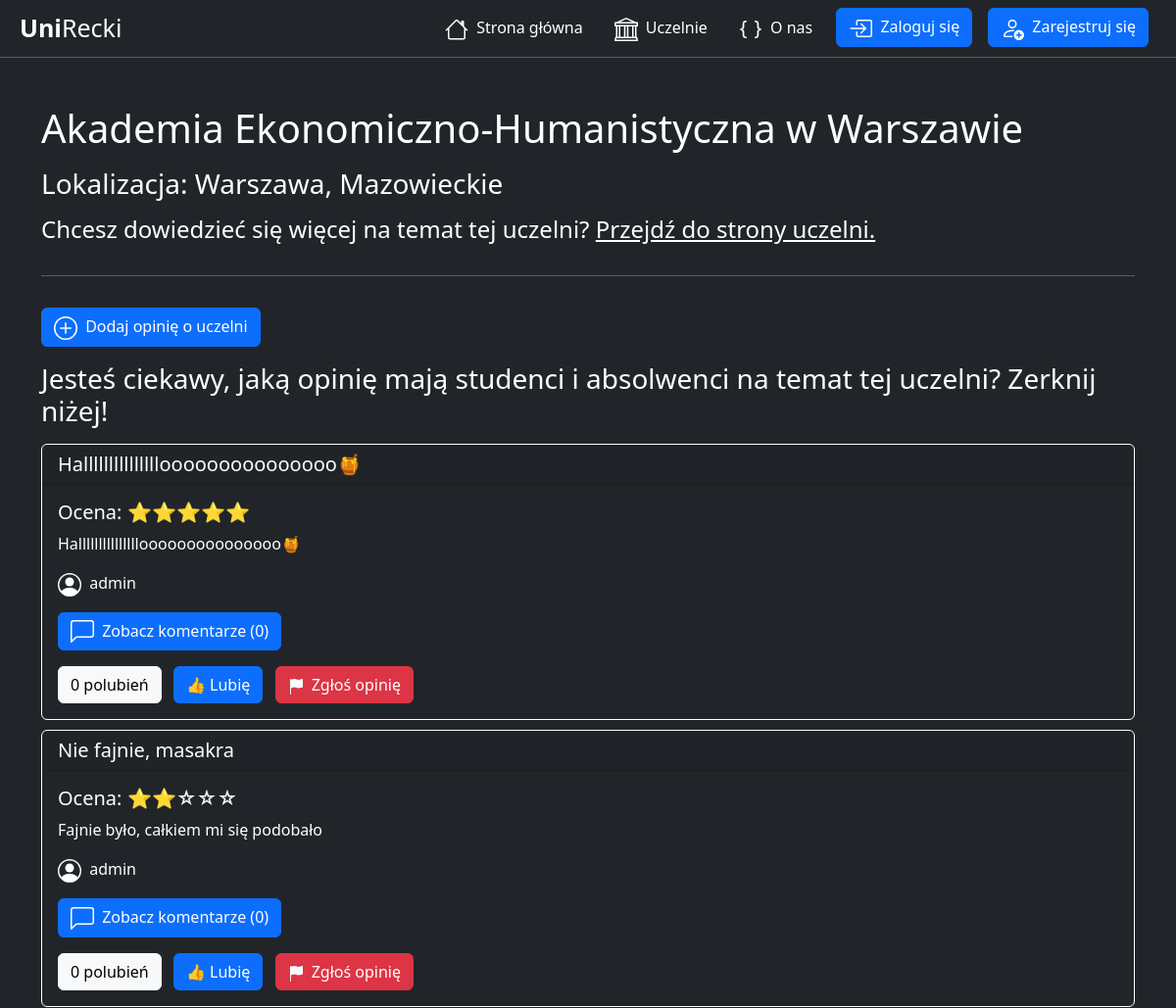
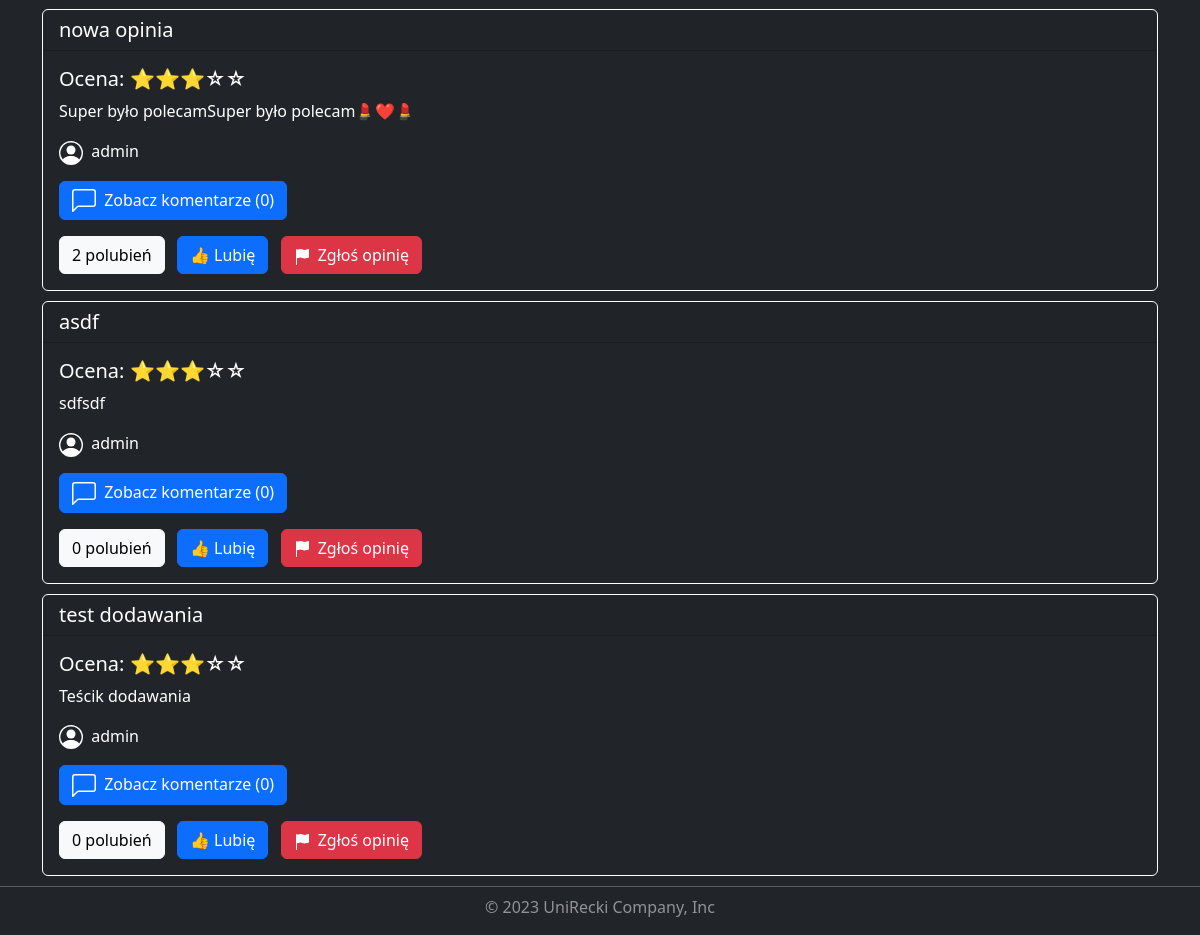
Page /university/2/ on the committed database (2 pictures, top to bottom).
### universities/models.py (models this page shows, shortened)
class University(models.Model):
    name = models.CharField(max_length=150)
    voivodeship = models.CharField(max_length=150)
    city = models.CharField(max_length=150)
    link = models.CharField(max_length=150)
    class Meta:
        verbose_name = 'University'
        verbose_name_plural = 'Universities'

class Review(models.Model):
    title = models.CharField( max_length=150)
    description = models.CharField( max_length=3000)
    rating = models.IntegerField(validators=[
            MaxValueValidator(5),
            MinValueValidator(1)
        ])
    add_date = models.DateTimeField(default=timezone.now, blank=True)
    university = models.ForeignKey(University, on_delete=models.CASCADE)
    user = models.ForeignKey(User, on_delete=models.CASCADE)
    users_like = models.ManyToManyField(User, related_name='images_liked', blank=True)
    class Meta:
        verbose_name = 'Review'
        verbose_name_plural = 'Reviews'

### universities/views.py (the view)
# urls.py: path('<int:pk>/', views.UniversityDetailView.as_view(), name='university_detail'),
class UniversityDetailView(DetailView):
    model = University
    template_name = 'universities/university_detail.html'
    context_object_name = 'university'
    def get_context_data(self, **kwargs):
        context = super().get_context_data(**kwargs)
        university = self.get_object()
        reviews = university.review_set.all().order_by('-add_date')
        context['reviews'] = reviews
        return context

### universities/templates/universities/university_detail.html (shortened to what this page needs)
{% extends "base.html" %}
{% load static %}
{% block css %}
    <link rel="stylesheet" href="{% static "universities/university_detail.css" %}">
{% endblock css %}
{% block content %}
    <div class="container mt-5">
        <div class="row">
            <h1 class="mb-3">{{ university.name }}</h1>
            <h3 class="mb-3">Lokalizacja: {{ university.city }}, {{ university.voivodeship | capfirst }}</h3>
        </div>
        <div class="row">
            <h4 class="mb-3">
                Chcesz dowiedzieć się więcej na temat tej uczelni? <a href="{{ university.link }}">Przejdź do strony uczelni.</a>
            </h4>
        </div>
        <hr class="mt-3">
        <a href="{% url 'review_create' university.pk %}"
           class="btn btn-primary my-3">
        Dodaj opinię o uczelni</a>
        <h3 class="mb-3">Jesteś ciekawy, jaką opinię mają studenci i absolwenci na temat tej uczelni? Zerknij niżej!</h3>
        {% for review in reviews %}
            <div class="card bg-dark">
                <h5 class="card-header ">{{ review.title }}</h5>
                <div class="card-body">
                    <h5 class="card-title">
                        Ocena:
                        {% if review.rating == 5 %}
                            ⭐⭐⭐⭐⭐
                        {% elif review.rating == 4 %}
                            ⭐⭐⭐⭐☆
                        {% elif review.rating == 3 %}
                            ⭐⭐⭐☆☆
                        {% elif review.rating == 2 %}
                            ⭐⭐☆☆☆
                        {% elif review.rating == 1 %}
                            ⭐☆☆☆☆
                        {% endif %}
                    </h5>
                    <p class="card-text">{{ review.description }}</p>
                    <p class="card-text">
                        {{ review.user.username }}
                    </p>
                    <p class="card-text">
                        <a href="{% url 'review_detail' review.pk %}" class="btn btn-primary">
                        Zobacz komentarze ({{ review.comment_set.count }})</a>
                    </p>
                    {% with total_likes=review.users_like.count %}
                        <span class="count-{{ review.id }} btn btn-light me-2">
                            <span class="total">{{ total_likes }}</span>
                            polubień
                        </span>
                    {% endwith %}
                    <a href="#"
                       class="like btn btn-primary me-2"
                       data-id="{{ review.id }}"
                       data-action="{% if request.user in review.users_like.all %}un{% endif %}like">
                        {% if request.user not in review.users_like.all %}
                            👍 Lubię
                        {% else %}
                            👎 Nie lubię
                        {% endif %}
                    </a>
                    <a href="{% url 'review_report_create' review.pk %}"
                       class="btn btn-danger">
                    Zgłoś opinię</a>
                </div>
            </div>
        {% empty %}
            <p>Brak opinii dla tej uczelni.</p>
        {% endfor %}
    </div>
{% endblock content %}

### static/styles.css (style rules this page uses)
body { color: white; }
h1 { color: white; }
a { color: white; }
h3 { color: white; }

### universities/static/universities/university_detail.css (style rules this page uses)
.card { color: white; border: 1px solid white; margin-bottom: 10px; }
hr { color: white; }

### rows in the picture
University: name "Akademia Ekonomiczno-Humanistyczna w Warszawie", city "Warszawa", voivodeship "Mazowieckie"
Review: title "Halllllllllllllllooooooooooooooo🍯", description "Halllllllllllllllooooooooooooooo🍯", user.username "admin", comment_set.count "0", users_like.count "0", shows "👍 Lubię"
Review: title "Nie fajnie, masakra", description "Fajnie było, całkiem mi się podobało", user.username "admin", comment_set.count "0", users_like.count "0", shows "👍 Lubię"
Review: title "nowa opinia", description "Super było polecamSuper było polecam💄❤️💄", user.username "admin", comment_set.count "0", users_like.count "2", shows "👍 Lubię"
Review: title "asdf", description "sdfsdf", user.username "admin", comment_set.count "0", users_like.count "0", shows "👍 Lubię"
Review: title "test dodawania", description "Teścik dodawania", user.username "admin", comment_set.count "0", users_like.count "0", shows "👍 Lubię"
